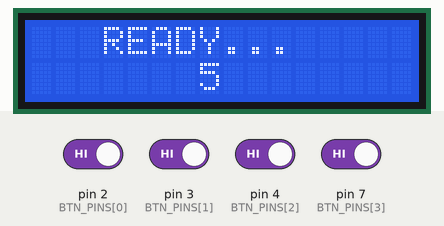
Recording of a sketch running on a simulated Arduino Uno, built with avr-gcc and run on an emulated ATmega328P. On the bench: 16×2 character LCD. The inputs (shaded band) are chosen by the test bench; at power-on: pin 2 (BTN_PINS[0]), pin 3 (BTN_PINS[1]), pin 4 (BTN_PINS[2]), pin 7 (BTN_PINS[3]) HIGH.

Above: at 0.8 s.
0.9 s: pin 2 (BTN_PINS[0]) driven LOW and pin 3 (BTN_PINS[1]) driven LOW and pin 4 (BTN_PINS[2]) driven LOW and pin 7 (BTN_PINS[3]) driven LOW
At 5.7 s:
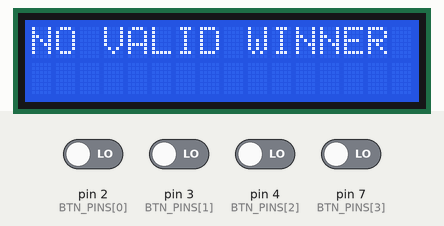
At 8.8 s:
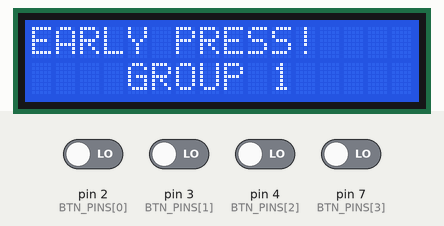
Timing chart, 0 to 10.3 s (numbered marks = the images above; inputs shaded):
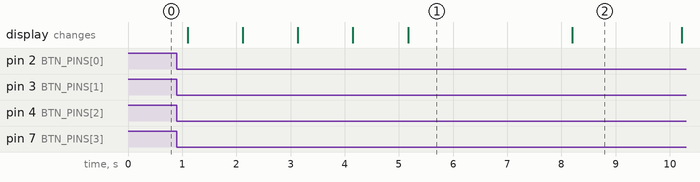

Measured:
- after the input at 0.9 s, the display: first differs from a run without the input after 4.3 s (image 1)
- what the display in image 1 shows lasts 3.0 s, from 5.2 s to 8.2 s

The sketch:

main.ino
```cpp
#include <Wire.h>
#include <LiquidCrystal_I2C.h>

/**
 * 4人抢答器系统 (实物版 - 无 LED)
 */

// --- 配置区 ---
const int BTN_PINS[] = {2, 3, 4, 7}; // 按钮引脚
const char* NAMES[] = {"GROUP 1", "GROUP 2", "GROUP 3", "GROUP 4"};

// 实物 LCD 通常地址为 0x27
LiquidCrystal_I2C lcd(0x27, 16, 2);

bool fouled[4] = {false, false, false, false}; // 记录抢跑名单
int winner = -1;                               // 记录最终赢家
bool gameStarted = false;

void setup() {
  // 1. 初始化按钮引脚 (去除了 LED 相关代码)
  for(int i=0; i<4; i++) {
    pinMode(BTN_PINS[i], INPUT_PULLUP);
  }

  lcd.init();
  lcd.backlight();
  lcd.clear();

  // 2. 5秒倒计时
  for (int i = 5; i > 0; i--) {
    lcd.setCursor(0, 0);
    lcd.print("   READY...     ");
    lcd.setCursor(7, 1);
    lcd.print(i);

    unsigned long startTime = millis();
    while (millis() - startTime < 1000) {
      for (int j = 0; j < 4; j++) {
        if (!fouled[j] && digitalRead(BTN_PINS[j]) == LOW) {
          fouled[j] = true;
        }
      }
    }
  }

  // 3. 倒计时结束
  lcd.clear();
  lcd.setCursor(5, 0);
  lcd.print("START!");
  gameStarted = true;

  // 4. 抢答阶段
  while (winner == -1) {
    for (int i = 0; i < 4; i++) {
      if (!fouled[i] && digitalRead(BTN_PINS[i]) == LOW) {
        winner = i;
        break;
      }
    }

    bool allFouled = true;
    for(int k=0; k<4; k++) if(!fouled[k]) allFouled = false;
    if(allFouled) break;
  }

  // 5. 显示结果
  displayResults();
}

void displayResults() {
  // A. 显示赢家 (去除了 LED 点亮逻辑)
  lcd.clear();
  if (winner != -1) {
    lcd.setCursor(0, 0);
    lcd.print(">> WINNER! <<");
    lcd.setCursor(4, 1);
    lcd.print(NAMES[winner]);
    delay(4000);
  } else {
    lcd.setCursor(0, 0);
    lcd.print("NO VALID WINNER");
    delay(3000);
  }

  // B. 公示抢跑名单
  for (int i = 0; i < 4; i++) {
    if (fouled[i]) {
      lcd.clear();
      lcd.setCursor(0, 0);
      lcd.print("EARLY PRESS!");
      lcd.setCursor(4, 1);
      lcd.print(NAMES[i]);
      delay(2000);
    }
  }

  // C. 游戏结束状态
  lcd.clear();
  lcd.setCursor(3, 0);
  lcd.print("GAME OVER");
  lcd.setCursor(2, 1);
  lcd.print("Press RESET");
}

void loop() { }
```
